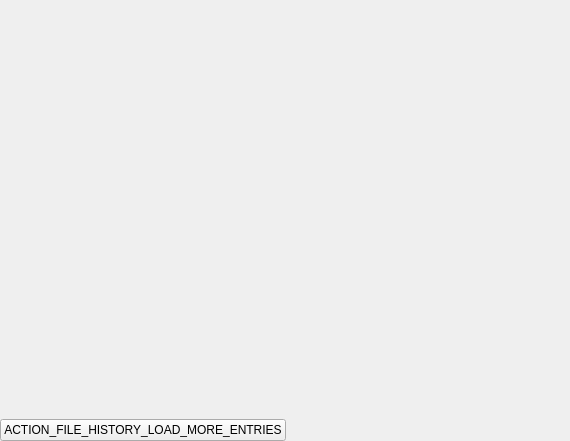
<?xml version="1.0" encoding="UTF-8"?>
<ui version="4.0">
 <class>FileHistoryWidget</class>
 <widget class="QWidget" name="FileHistoryWidget">
  <property name="geometry">
   <rect>
    <x>0</x>
    <y>0</y>
    <width>570</width>
    <height>441</height>
   </rect>
  </property>
  <property name="windowTitle">
   <string>Form</string>
  </property>
  <layout class="QVBoxLayout" name="verticalLayout">
   <property name="leftMargin">
    <number>0</number>
   </property>
   <property name="topMargin">
    <number>0</number>
   </property>
   <property name="rightMargin">
    <number>0</number>
   </property>
   <property name="bottomMargin">
    <number>0</number>
   </property>
   <item>
    <layout class="QVBoxLayout" name="vertical_layout">
     <property name="spacing">
      <number>0</number>
     </property>
     <property name="topMargin">
      <number>0</number>
     </property>
     <property name="bottomMargin">
      <number>0</number>
     </property>
     <item>
      <widget class="QScrollArea" name="area_list">
       <property name="frameShape">
        <enum>QFrame::NoFrame</enum>
       </property>
       <property name="frameShadow">
        <enum>QFrame::Plain</enum>
       </property>
       <property name="horizontalScrollBarPolicy">
        <enum>Qt::ScrollBarAlwaysOff</enum>
       </property>
       <property name="widgetResizable">
        <bool>true</bool>
       </property>
       <widget class="QWidget" name="scrollAreaWidgetContents">
        <property name="geometry">
         <rect>
          <x>0</x>
          <y>0</y>
          <width>568</width>
          <height>390</height>
         </rect>
        </property>
        <layout class="QVBoxLayout" name="verticalLayout_4">
         <property name="leftMargin">
          <number>0</number>
         </property>
         <property name="topMargin">
          <number>0</number>
         </property>
         <property name="rightMargin">
          <number>0</number>
         </property>
         <property name="bottomMargin">
          <number>0</number>
         </property>
         <item>
          <layout class="QVBoxLayout" name="layout_history"/>
         </item>
         <item>
          <spacer name="verticalSpacer">
           <property name="orientation">
            <enum>Qt::Vertical</enum>
           </property>
           <property name="sizeHint" stdset="0">
            <size>
             <width>20</width>
             <height>40</height>
            </size>
           </property>
          </spacer>
         </item>
        </layout>
       </widget>
      </widget>
     </item>
     <item>
      <widget class="QFrame" name="spinner_frame">
       <property name="sizePolicy">
        <sizepolicy hsizetype="Expanding" vsizetype="Preferred">
         <horstretch>0</horstretch>
         <verstretch>0</verstretch>
        </sizepolicy>
       </property>
       <property name="minimumSize">
        <size>
         <width>0</width>
         <height>0</height>
        </size>
       </property>
       <layout class="QVBoxLayout" name="verticalLayout_2">
        <property name="spacing">
         <number>0</number>
        </property>
        <property name="leftMargin">
         <number>0</number>
        </property>
        <property name="topMargin">
         <number>0</number>
        </property>
        <property name="rightMargin">
         <number>0</number>
        </property>
        <property name="bottomMargin">
         <number>0</number>
        </property>
        <item>
         <layout class="QHBoxLayout" name="horizontalLayout_4">
          <property name="spacing">
           <number>0</number>
          </property>
          <item>
           <spacer name="horizontalSpacer_2">
            <property name="orientation">
             <enum>Qt::Horizontal</enum>
            </property>
            <property name="sizeHint" stdset="0">
             <size>
              <width>40</width>
              <height>20</height>
             </size>
            </property>
           </spacer>
          </item>
          <item>
           <widget class="SpinnerWidget" name="spinner" native="true"/>
          </item>
          <item>
           <spacer name="horizontalSpacer_3">
            <property name="orientation">
             <enum>Qt::Horizontal</enum>
            </property>
            <property name="sizeHint" stdset="0">
             <size>
              <width>40</width>
              <height>20</height>
             </size>
            </property>
           </spacer>
          </item>
         </layout>
        </item>
       </layout>
      </widget>
     </item>
     <item>
      <layout class="QHBoxLayout" name="horizontalLayout">
       <item>
        <widget class="QPushButton" name="button_load_more_entries">
         <property name="cursor">
          <cursorShape>PointingHandCursor</cursorShape>
         </property>
         <property name="text">
          <string>ACTION_FILE_HISTORY_LOAD_MORE_ENTRIES</string>
         </property>
        </widget>
       </item>
       <item>
        <spacer name="horizontalSpacer">
         <property name="orientation">
          <enum>Qt::Horizontal</enum>
         </property>
         <property name="sizeHint" stdset="0">
          <size>
           <width>40</width>
           <height>20</height>
          </size>
         </property>
        </spacer>
       </item>
      </layout>
     </item>
    </layout>
   </item>
  </layout>
 </widget>
 <customwidgets>
  <customwidget>
   <class>SpinnerWidget</class>
   <extends>QWidget</extends>
   <header>guardata.client.gui.custom_widgets</header>
   <container>1</container>
  </customwidget>
 </customwidgets>
 <resources/>
 <connections/>
</ui>
